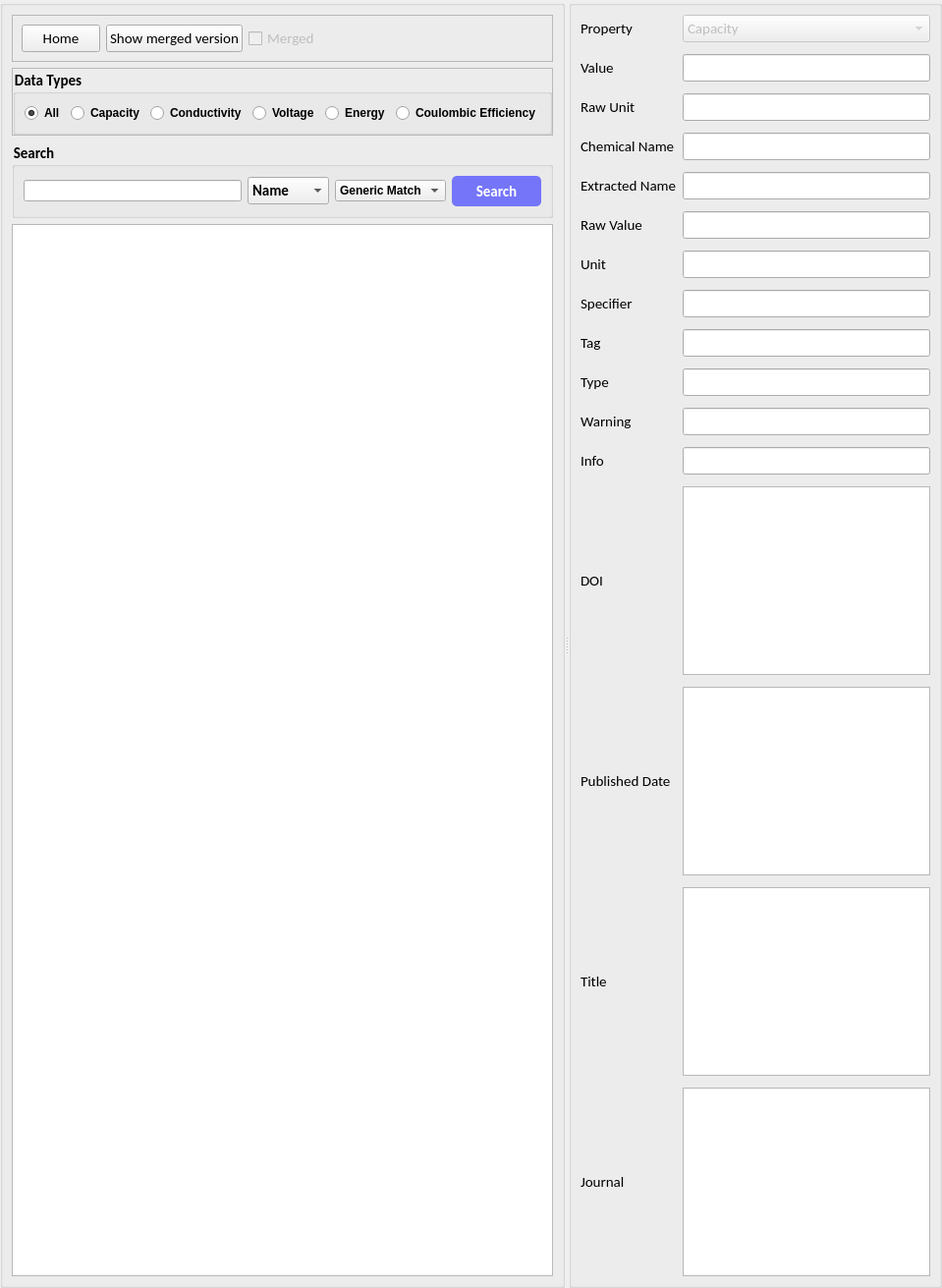
      <widget class="QWidget" name="tab">
       <attribute name="icon">
        <iconset resource="QtApp/res.qrc">
         <normaloff>:/icons/images/table.svg</normaloff>:/icons/images/table.svg</iconset>
       </attribute>
       <attribute name="title">
        <string>Table</string>
       </attribute>
       <layout class="QHBoxLayout" name="horizontalLayout_3">
        <property name="spacing">
         <number>0</number>
        </property>
        <property name="leftMargin">
         <number>0</number>
        </property>
        <property name="topMargin">
         <number>0</number>
        </property>
        <property name="rightMargin">
         <number>0</number>
        </property>
        <property name="bottomMargin">
         <number>0</number>
        </property>
        <item>
         <widget class="QSplitter" name="splitter">
          <property name="font">
           <font>
            <family>Calibri</family>
            <pointsize>11</pointsize>
            <weight>50</weight>
            <italic>false</italic>
            <bold>false</bold>
           </font>
          </property>
          <property name="orientation">
           <enum>Qt::Horizontal</enum>
          </property>
          <widget class="QGroupBox" name="groupBox_3">
           <property name="font">
            <font>
             <family>Calibri</family>
             <pointsize>11</pointsize>
             <weight>50</weight>
             <italic>false</italic>
             <bold>false</bold>
            </font>
           </property>
           <property name="title">
            <string/>
           </property>
           <layout class="QVBoxLayout" name="verticalLayout_2">
            <item>
             <widget class="QFrame" name="frame_2">
              <property name="frameShape">
               <enum>QFrame::StyledPanel</enum>
              </property>
              <property name="frameShadow">
               <enum>QFrame::Raised</enum>
              </property>
              <layout class="QGridLayout" name="gridLayout_3">
               <item row="0" column="0">
                <widget class="QPushButton" name="homeButton">
                 <property name="minimumSize">
                  <size>
                   <width>37</width>
                   <height>0</height>
                  </size>
                 </property>
                 <property name="maximumSize">
                  <size>
                   <width>102</width>
                   <height>16777215</height>
                  </size>
                 </property>
                 <property name="styleSheet">
                  <string notr="true"/>
                 </property>
                 <property name="text">
                  <string>Home</string>
                 </property>
                </widget>
               </item>
               <item row="0" column="3">
                <spacer name="horizontalSpacer">
                 <property name="orientation">
                  <enum>Qt::Horizontal</enum>
                 </property>
                 <property name="sizeHint" stdset="0">
                  <size>
                   <width>40</width>
                   <height>20</height>
                  </size>
                 </property>
                </spacer>
               </item>
               <item row="0" column="4">
                <layout class="QHBoxLayout" name="horizontalLayout_14"/>
               </item>
               <item row="0" column="2">
                <widget class="QCheckBox" name="mergeBox">
                 <property name="enabled">
                  <bool>false</bool>
                 </property>
                 <property name="text">
                  <string>Merged</string>
                 </property>
                </widget>
               </item>
               <item row="0" column="1">
                <widget class="QPushButton" name="mergeButton">
                 <property name="maximumSize">
                  <size>
                   <width>142</width>
                   <height>16777215</height>
                  </size>
                 </property>
                 <property name="text">
                  <string>Show merged version</string>
                 </property>
                </widget>
               </item>
              </layout>
             </widget>
            </item>
            <item>
             <widget class="QFrame" name="frame">
              <property name="frameShape">
               <enum>QFrame::StyledPanel</enum>
              </property>
              <property name="frameShadow">
               <enum>QFrame::Raised</enum>
              </property>
              <layout class="QHBoxLayout" name="horizontalLayout_2">
               <property name="leftMargin">
                <number>0</number>
               </property>
               <property name="topMargin">
                <number>0</number>
               </property>
               <property name="rightMargin">
                <number>0</number>
               </property>
               <property name="bottomMargin">
                <number>0</number>
               </property>
               <item>
                <widget class="QGroupBox" name="groupBoxFilter">
                 <property name="enabled">
                  <bool>true</bool>
                 </property>
                 <property name="styleSheet">
                  <string notr="true">font: 11pt &quot;Calibri&quot;;
font-weight:bold;
color: rgb(0, 0, 0);</string>
                 </property>
                 <property name="title">
                  <string>Data Types</string>
                 </property>
                 <layout class="QGridLayout" name="gridLayout_2">
                  <item row="0" column="4">
                   <widget class="QRadioButton" name="radioBtnConductivity">
                    <property name="styleSheet">
                     <string notr="true">font: 11pt &quot;Calibri&quot;;
color: rgb(0, 0, 0);</string>
                    </property>
                    <property name="text">
                     <string>Conductivity</string>
                    </property>
                   </widget>
                  </item>
                  <item row="0" column="1">
                   <widget class="QRadioButton" name="radioBtnCapacity">
                    <property name="styleSheet">
                     <string notr="true">font: 11pt &quot;Calibri&quot;;
color: rgb(0, 0, 0);</string>
                    </property>
                    <property name="text">
                     <string>Capacity</string>
                    </property>
                   </widget>
                  </item>
                  <item row="0" column="0">
                   <widget class="QRadioButton" name="radioBtnAll">
                    <property name="styleSheet">
                     <string notr="true">font: 11pt &quot;Calibri&quot;;
color: rgb(0, 0, 0);</string>
                    </property>
                    <property name="text">
                     <string>All</string>
                    </property>
                    <property name="checked">
                     <bool>true</bool>
                    </property>
                   </widget>
                  </item>
                  <item row="0" column="6">
                   <widget class="QRadioButton" name="radioBtnEnergy">
                    <property name="styleSheet">
                     <string notr="true">font: 11pt &quot;Calibri&quot;;
color: rgb(0, 0, 0);</string>
                    </property>
                    <property name="text">
                     <string>Energy</string>
                    </property>
                   </widget>
                  </item>
                  <item row="0" column="7">
                   <widget class="QRadioButton" name="radioBtnCoulombic">
                    <property name="styleSheet">
                     <string notr="true">font: 11pt &quot;Calibri&quot;;
color: rgb(0, 0, 0);</string>
                    </property>
                    <property name="text">
                     <string>Coulombic Efficiency</string>
                    </property>
                   </widget>
                  </item>
                  <item row="0" column="5">
                   <widget class="QRadioButton" name="radioBtnVoltage">
                    <property name="styleSheet">
                     <string notr="true">font: 11pt &quot;Calibri&quot;;
color: rgb(0, 0, 0);</string>
                    </property>
                    <property name="text">
                     <string>Voltage</string>
                    </property>
                   </widget>
                  </item>
                 </layout>
                </widget>
               </item>
              </layout>
             </widget>
            </item>
            <item>
             <widget class="QGroupBox" name="groupBoxSearch">
              <property name="enabled">
               <bool>true</bool>
              </property>
              <property name="font">
               <font>
                <family>Calibri</family>
                <pointsize>11</pointsize>
                <weight>75</weight>
                <italic>false</italic>
                <bold>true</bold>
               </font>
              </property>
              <property name="styleSheet">
               <string notr="true">font: 11pt &quot;Calibri&quot;;
font-weight:bold;
color: rgb(0, 0, 0);</string>
              </property>
              <property name="title">
               <string>Search</string>
              </property>
              <layout class="QHBoxLayout" name="horizontalLayout_9">
               <item>
                <widget class="QLineEdit" name="searchInput">
                 <property name="enabled">
                  <bool>true</bool>
                 </property>
                 <property name="maximumSize">
                  <size>
                   <width>410</width>
                   <height>16777215</height>
                  </size>
                 </property>
                 <property name="styleSheet">
                  <string notr="true">font: 11pt &quot;Calibri&quot;;
color: rgb(0, 0, 0);</string>
                 </property>
                 <property name="text">
                  <string/>
                 </property>
                 <property name="dragEnabled">
                  <bool>false</bool>
                 </property>
                 <property name="clearButtonEnabled">
                  <bool>false</bool>
                 </property>
                </widget>
               </item>
               <item>
                <widget class="QComboBox" name="searchClass">
                 <property name="enabled">
                  <bool>true</bool>
                 </property>
                 <property name="font">
                  <font>
                   <family>Calibri</family>
                   <pointsize>11</pointsize>
                   <weight>50</weight>
                   <italic>false</italic>
                   <bold>false</bold>
                  </font>
                 </property>
                 <property name="focusPolicy">
                  <enum>Qt::WheelFocus</enum>
                 </property>
                 <property name="contextMenuPolicy">
                  <enum>Qt::NoContextMenu</enum>
                 </property>
                 <property name="acceptDrops">
                  <bool>false</bool>
                 </property>
                 <property name="autoFillBackground">
                  <bool>false</bool>
                 </property>
                 <property name="styleSheet">
                  <string notr="true">font: 11pt &quot;Calibri&quot;;
color: rgb(0, 0, 0);</string>
                 </property>
                 <property name="currentIndex">
                  <number>0</number>
                 </property>
                 <item>
                  <property name="text">
                   <string>Name</string>
                  </property>
                 </item>
                 <item>
                  <property name="text">
                   <string>DOI</string>
                  </property>
                 </item>
                 <item>
                  <property name="text">
                   <string>Warning</string>
                  </property>
                 </item>
                </widget>
               </item>
               <item>
                <widget class="QComboBox" name="matchType">
                 <property name="styleSheet">
                  <string notr="true">font: 11pt &quot;Calibri&quot;;
color: rgb(0, 0, 0);</string>
                 </property>
                 <item>
                  <property name="text">
                   <string>Generic Match</string>
                  </property>
                 </item>
                 <item>
                  <property name="text">
                   <string>Exact Match</string>
                  </property>
                 </item>
                </widget>
               </item>
               <item>
                <widget class="QPushButton" name="searchButton">
                 <property name="minimumSize">
                  <size>
                   <width>91</width>
                   <height>31</height>
                  </size>
                 </property>
                 <property name="font">
                  <font>
                   <family>Calibri</family>
                   <pointsize>11</pointsize>
                   <weight>75</weight>
                   <italic>false</italic>
                   <bold>true</bold>
                  </font>
                 </property>
                 <property name="contextMenuPolicy">
                  <enum>Qt::PreventContextMenu</enum>
                 </property>
                 <property name="styleSheet">
                  <string notr="true">font: 11pt &quot;Calibri&quot;;
font: bold;
color: rgb(255, 255, 255);
border-radius:5px;
border-style:solid;
selection-background-color: rgb(240, 240, 240);
background-color: rgb(85, 85, 255, 200);</string>
                 </property>
                 <property name="text">
                  <string>Search</string>
                 </property>
                 <property name="icon">
                  <iconset resource="QtApp/res.qrc">
                   <normaloff>:/icons/images/search.svg</normaloff>:/icons/images/search.svg</iconset>
                 </property>
                 <property name="autoDefault">
                  <bool>false</bool>
                 </property>
                 <property name="default">
                  <bool>true</bool>
                 </property>
                </widget>
               </item>
              </layout>
             </widget>
            </item>
            <item>
             <widget class="QTableView" name="tableView">
              <property name="editTriggers">
               <set>QAbstractItemView::AnyKeyPressed|QAbstractItemView::DoubleClicked|QAbstractItemView::EditKeyPressed|QAbstractItemView::SelectedClicked</set>
              </property>
              <attribute name="horizontalHeaderCascadingSectionResizes">
               <bool>true</bool>
              </attribute>
              <attribute name="horizontalHeaderDefaultSectionSize">
               <number>50</number>
              </attribute>
             </widget>
            </item>
           </layout>
          </widget>
          <widget class="QGroupBox" name="groupBox">
           <property name="styleSheet">
            <string notr="true">font: 11pt &quot;Calibri&quot;;</string>
           </property>
           <property name="title">
            <string/>
           </property>
           <layout class="QHBoxLayout" name="horizontalLayout">
            <item>
             <layout class="QGridLayout" name="gridLayout">
              <property name="horizontalSpacing">
               <number>6</number>
              </property>
              <property name="verticalSpacing">
               <number>12</number>
              </property>
              <item row="8" column="1">
               <widget class="QLineEdit" name="dbEditUnit">
                <property name="layoutDirection">
                 <enum>Qt::LeftToRight</enum>
                </property>
               </widget>
              </item>
              <item row="10" column="0">
               <widget class="QLabel" name="label_4">
                <property name="text">
                 <string>Tag</string>
                </property>
               </widget>
              </item>
              <item row="7" column="1">
               <widget class="QLineEdit" name="dbEditRvalue"/>
              </item>
              <item row="8" column="0">
               <widget class="QLabel" name="label_12">
                <property name="text">
                 <string>Unit</string>
                </property>
               </widget>
              </item>
              <item row="0" column="0">
               <widget class="QLabel" name="label_3">
                <property name="text">
                 <string>Property</string>
                </property>
                <property name="buddy">
                 <cstring>dbComboProperty</cstring>
                </property>
               </widget>
              </item>
              <item row="16" column="1">
               <widget class="QPlainTextEdit" name="dbEditDOI_3">
                <property name="maximumSize">
                 <size>
                  <width>16777215</width>
                  <height>16777215</height>
                 </size>
                </property>
               </widget>
              </item>
              <item row="18" column="0">
               <widget class="QLabel" name="label_9">
                <property name="text">
                 <string>Journal</string>
                </property>
                <property name="buddy">
                 <cstring>dbEditDOI</cstring>
                </property>
               </widget>
              </item>
              <item row="15" column="0">
               <widget class="QLabel" name="label_16">
                <property name="text">
                 <string>Published Date</string>
                </property>
                <property name="buddy">
                 <cstring>dbEditDOI</cstring>
                </property>
               </widget>
              </item>
              <item row="15" column="1">
               <widget class="QPlainTextEdit" name="dbEditDOI_4">
                <property name="maximumSize">
                 <size>
                  <width>16777215</width>
                  <height>16777215</height>
                 </size>
                </property>
               </widget>
              </item>
              <item row="1" column="0">
               <widget class="QLabel" name="label">
                <property name="text">
                 <string>Value</string>
                </property>
               </widget>
              </item>
              <item row="18" column="1">
               <widget class="QPlainTextEdit" name="dbEditDOI">
                <property name="maximumSize">
                 <size>
                  <width>16777215</width>
                  <height>16777215</height>
                 </size>
                </property>
               </widget>
              </item>
              <item row="1" column="1">
               <widget class="QLineEdit" name="dbEditValue"/>
              </item>
              <item row="14" column="0">
               <widget class="QLabel" name="label_10">
                <property name="text">
                 <string>DOI</string>
                </property>
                <property name="buddy">
                 <cstring>dbEditDOI</cstring>
                </property>
               </widget>
              </item>
              <item row="14" column="1">
               <widget class="QPlainTextEdit" name="dbEditDOI_2">
                <property name="maximumSize">
                 <size>
                  <width>16777215</width>
                  <height>16777215</height>
                 </size>
                </property>
               </widget>
              </item>
              <item row="16" column="0">
               <widget class="QLabel" name="label_17">
                <property name="text">
                 <string>Title</string>
                </property>
                <property name="buddy">
                 <cstring>dbEditDOI</cstring>
                </property>
               </widget>
              </item>
              <item row="3" column="1">
               <widget class="QLineEdit" name="dbEditRunit"/>
              </item>
              <item row="3" column="0">
               <widget class="QLabel" name="label_2">
                <property name="text">
                 <string>Raw Unit</string>
                </property>
                <property name="buddy">
                 <cstring>dbEditRunit</cstring>
                </property>
               </widget>
              </item>
              <item row="10" column="1">
               <widget class="QLineEdit" name="dbEditTag"/>
              </item>
              <item row="13" column="0">
               <widget class="QLabel" name="label_8">
                <property name="text">
                 <string>Info</string>
                </property>
               </widget>
              </item>
              <item row="5" column="1">
               <widget class="QLineEdit" name="dbEditName"/>
              </item>
              <item row="5" column="0">
               <widget class="QLabel" name="label_5">
                <property name="text">
                 <string>Chemical Name</string>
                </property>
               </widget>
              </item>
              <item row="6" column="0">
               <widget class="QLabel" name="label_7">
                <property name="text">
                 <string>Extracted Name</string>
                </property>
               </widget>
              </item>
              <item row="0" column="1">
               <widget class="QComboBox" name="dbComboProperty">
                <property name="enabled">
                 <bool>false</bool>
                </property>
                <item>
                 <property name="text">
                  <string>Capacity</string>
                 </property>
                </item>
                <item>
                 <property name="text">
                  <string>Energy</string>
                 </property>
                </item>
                <item>
                 <property name="text">
                  <string>Conductivity</string>
                 </property>
                </item>
                <item>
                 <property name="text">
                  <string>Coulombic Efficiency</string>
                 </property>
                </item>
                <item>
                 <property name="text">
                  <string>Voltage</string>
                 </property>
                </item>
               </widget>
              </item>
              <item row="6" column="1">
               <widget class="QLineEdit" name="dbEditEname"/>
              </item>
              <item row="7" column="0">
               <widget class="QLabel" name="label_6">
                <property name="text">
                 <string>Raw Value</string>
                </property>
               </widget>
              </item>
              <item row="9" column="1">
               <widget class="QLineEdit" name="dbEditSpecifier"/>
              </item>
              <item row="9" column="0">
               <widget class="QLabel" name="label_14">
                <property name="text">
                 <string>Specifier</string>
                </property>
               </widget>
              </item>
              <item row="11" column="1">
               <widget class="QLineEdit" name="dbEditType"/>
              </item>
              <item row="11" column="0">
               <widget class="QLabel" name="label_19">
                <property name="text">
                 <string>Type</string>
                </property>
               </widget>
              </item>
              <item row="12" column="1">
               <widget class="QLineEdit" name="dbEditWarning"/>
              </item>
              <item row="12" column="0">
               <widget class="QLabel" name="label_18">
                <property name="text">
                 <string>Warning</string>
                </property>
               </widget>
              </item>
              <item row="13" column="1">
               <widget class="QLineEdit" name="dbEditInfo"/>
              </item>
             </layout>
            </item>
            <item>
             <layout class="QVBoxLayout" name="verticalLayout"/>
            </item>
           </layout>
          </widget>
         </widget>
        </item>
       </layout>
      </widget>
